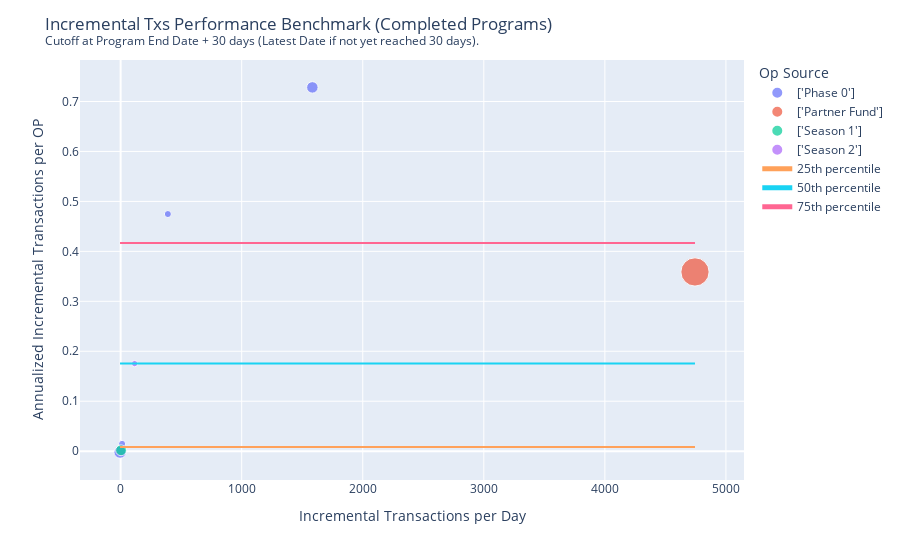

The cell this chart's notebook holds for it:
### Code cell
layout_settings = {
    "title": "Incremental Txs Performance Benchmark (Completed Programs)<br><sup>Cutoff at Program End Date + 30 days (Latest Date if not yet reached 30 days).</sup>",
    "xaxis_title": "Incremental Transactions per Day",
    "yaxis_title": "Annualized Incremental Transactions per OP",
    "legend_title": "Op Source",
}

df = cleanup_data(
    subset=[
        "op_deployed",
        "incremental_txs_per_day_after",
        "incremental_txs_after_annualized_per_op",
    ],
)

plot_benchmark(
    df,
    x="incremental_txs_per_day_after",
    y="incremental_txs_after_annualized_per_op",
    size="op_deployed",
    layout_settings=layout_settings,
)

### Figure 1 — Plotly figure (JSON) as saved in the notebook; plotly's stock layout.template omitted (floating-point values rounded to 4 significant figures)
{"data": [{"hovertemplate": "<b>%{hovertext}</b><br><br>op_source_map=['Phase 0']<br>incremental_txs_per_day_after=%{x}<br>incremental_txs_after_annualized_per_op=%{y}<br>op_deployed=%{marker.size}<extra></extra>", "hovertext": ["Rubicon", "WePiggy", "1inch", "Aelin"], "legendgroup": "['Phase 0']", "marker": {"color": "#636efa", "size": [793900.0, 300000.0, 300000, 900000.0], "sizemode": "area", "sizeref": 12060.0, "symbol": "circle"}, "mode": "markers", "name": "['Phase 0']", "orientation": "v", "showlegend": true, "type": "scatter", "x": [1584.0, 12.07, 390.2, -4.994], "xaxis": "x", "y": [0.7282, 0.0147, 0.4747, -0.002], "yaxis": "y"}, {"hovertemplate": "<b>%{hovertext}</b><br><br>op_source_map=['Partner Fund']<br>incremental_txs_per_day_after=%{x}<br>incremental_txs_after_annualized_per_op=%{y}<br>op_deployed=%{marker.size}<extra></extra>", "hovertext": ["Aave"], "legendgroup": "['Partner Fund']", "marker": {"color": "#EF553B", "size": [4826000.0], "sizemode": "area", "sizeref": 12060.0, "symbol": "circle"}, "mode": "markers", "name": "['Partner Fund']", "orientation": "v", "showlegend": true, "type": "scatter", "x": [4744.0], "xaxis": "x", "y": [0.3588], "yaxis": "y"}, {"hovertemplate": "<b>%{hovertext}</b><br><br>op_source_map=['Season 1']<br>incremental_txs_per_day_after=%{x}<br>incremental_txs_after_annualized_per_op=%{y}<br>op_deployed=%{marker.size}<extra></extra>", "hovertext": ["XToken"], "legendgroup": "['Season 1']", "marker": {"color": "#00cc96", "size": [709800.0], "sizemode": "area", "sizeref": 12060.0, "symbol": "circle"}, "mode": "markers", "name": "['Season 1']", "orientation": "v", "showlegend": true, "type": "scatter", "x": [3.431], "xaxis": "x", "y": [0.0018], "yaxis": "y"}, {"hovertemplate": "<b>%{hovertext}</b><br><br>op_source_map=['Season 2']<br>incremental_txs_per_day_after=%{x}<br>incremental_txs_after_annualized_per_op=%{y}<br>op_deployed=%{marker.size}<extra></extra>", "hovertext": ["Revert Finance"], "legendgroup": "['Season 2']", "marker": {"color": "#ab63fa", "size": [240800.0], "sizemode": "area", "sizeref": 12060.0, "symbol": "circle"}, "mode": "markers", "name": "['Season 2']", "orientation": "v", "showlegend": true, "type": "scatter", "x": [115.7], "xaxis": "x", "y": [0.1753], "yaxis": "y"}, {"mode": "lines", "name": "25th percentile", "type": "scatter", "x": [-4.994, 4744.0], "y": [0.00825, 0.00825]}, {"mode": "lines", "name": "50th percentile", "type": "scatter", "x": [-4.994, 4744.0], "y": [0.1753, 0.1753]}, {"mode": "lines", "name": "75th percentile", "type": "scatter", "x": [-4.994, 4744.0], "y": [0.4168, 0.4168]}], "layout": {"legend": {"itemsizing": "constant", "title": {"text": "Op Source"}, "tracegroupgap": 0}, "margin": {"t": 60}, "title": {"text": "Incremental Txs Performance Benchmark (Completed Programs)<br><sup>Cutoff at Program End Date + 30 days (Latest Date if not yet reached 30 days).</sup>"}, "xaxis": {"anchor": "y", "domain": [0, 1], "title": {"text": "Incremental Transactions per Day"}}, "yaxis": {"anchor": "x", "domain": [0, 1], "title": {"text": "Annualized Incremental Transactions per OP"}}}}
